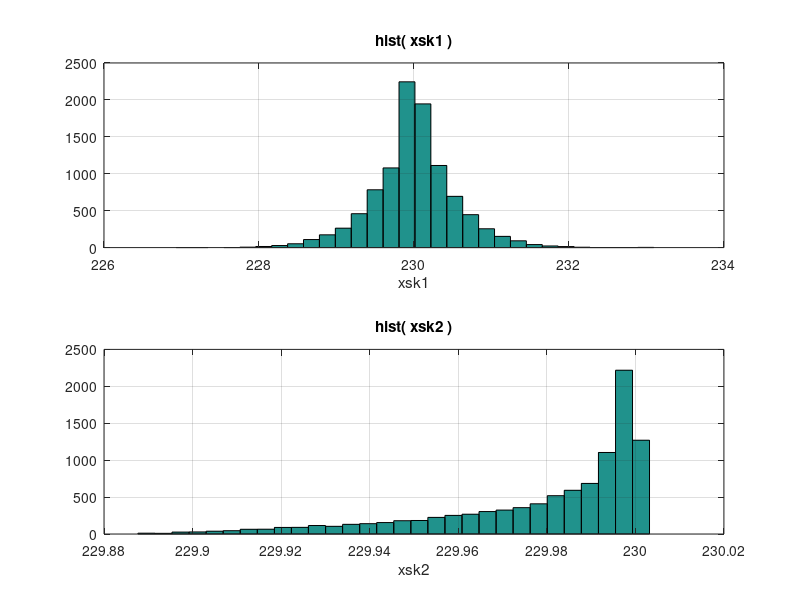

This figure's MATLAB source:
% oblicz_skut.m - obliczanie wartosci skutecznej snusoidy
clear all; close all;
Ax = sqrt(2)*230; fx = 50; % nominalna amplituda i czestotliwosc sygnalu
Nx = 100; n = 0:Nx-1; % liczba probek, indeksy probek
fpr = Nx * fx; % czest. probkowania 100x wieksza, ~100 probek/okres
for iter = 1 : 10000
x = Ax*sin( 2*pi*(fx+1/3*randn())/fpr * n + rand()*2*pi ); %sygnal
x = awgn( x, 60 ); % SNR = 0, 20, 40, 60 dB
xsk1(iter) = sqrt( sum(x.^2) / Nx ); % estymator #1
xsk2(iter) = max( abs(x) ) / sqrt(2); % estymator #2
end
subplot(211); hist(xsk1,30); grid; xlabel('xsk1'); title('hist( xsk1 )');
subplot(212); hist(xsk2,30); grid; xlabel('xsk2'); title('hist( xsk2 )');
